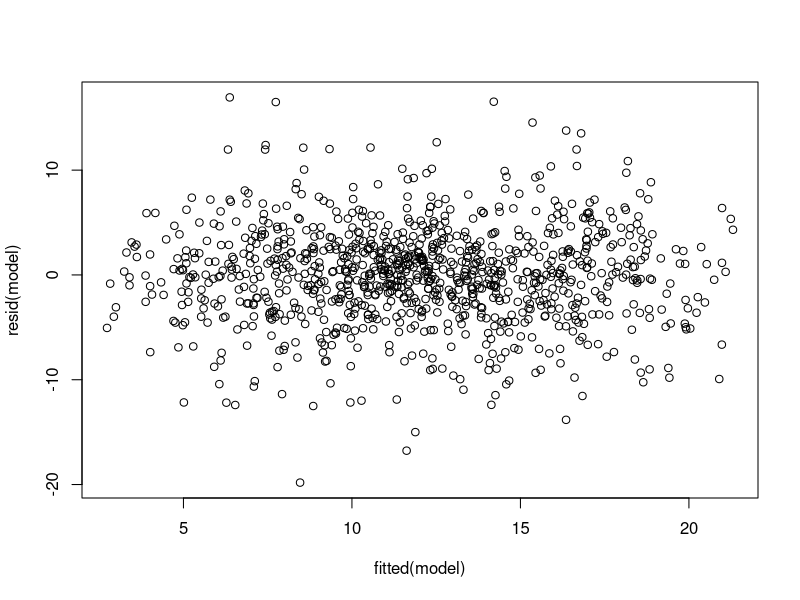
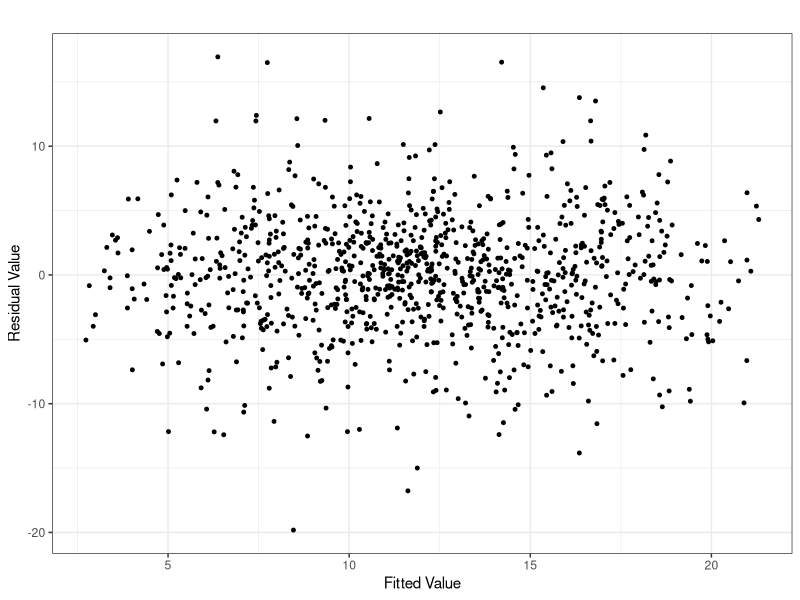
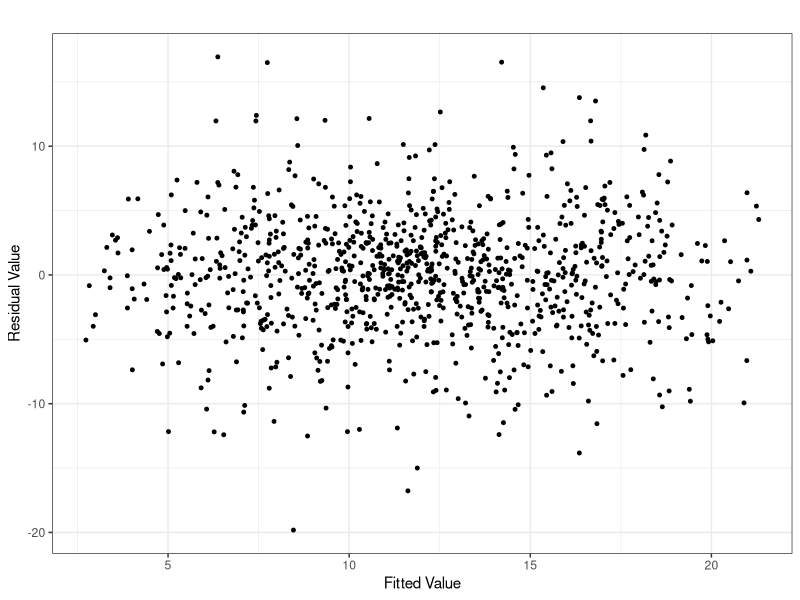

Write the R code that produced these figures, in order.
## ---- chunk 1
knitr::opts_chunk$set(echo = TRUE)

library(Matrix)
library(ggplot2)
library(reshape2)
## ---- chunk 2
#Set some initial params
intercept <- 2
b1 <- 2.0
b2 <- 2.0
true_sig <- 2

#Draw data
dataset <- data.frame(x = runif(1000,min = 0, max = 5), z = runif(1000,min = 0, max = 5))

#Generate outocomes based on covariates and parameters
dataset$y <- intercept + b1*dataset$x + b2*dataset$z + rnorm(1000, mean = 0,
                                                             sd = true_sig + runif(1000,min = 0, max = 5))
#Fit model and look at residual plots
model <- lm(y ~ x + z, data = dataset)
#Fitted values vs residuals
plot(fitted(model), resid(model))
#Make a nicer plot to output
plot_data <- data.frame(fitted = fitted(model),
                        residuals = resid(model))
p <- ggplot(plot_data, aes(x=fitted, y=residuals)) +
  geom_point(size = 1.0) +
  labs(title = "",
       x = "Fitted Value",
       y = "Residual Value") +
  theme_bw()
p
ggsave("../figures/sim5_rsidual_plot.pdf")
